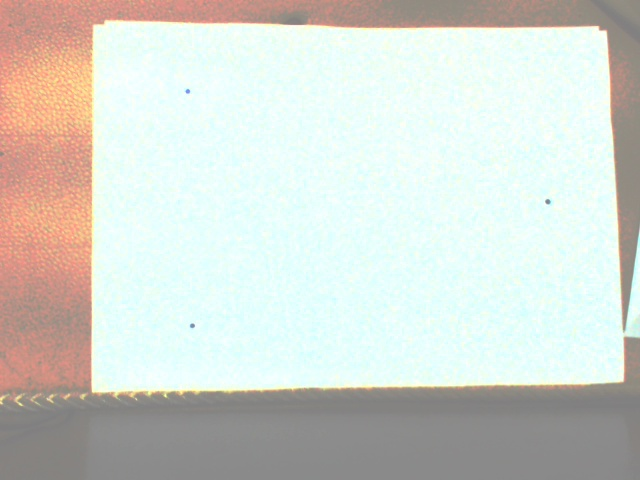
#> input picture InternshipProject/Image/FinalProject/img3.jpg, 640 x 480 px
$ python ofind.py
#> lines starting #> are read from the running program, lines starting #| are printed output that depends on the picture; after the words box and inside, x2 and y2 are one past the last pixel; in counts of white or black regions, pixels touching at a corner belong together
import numpy as np
import cv2

kernel_301 = np.ones((1,40),np.uint8)
kernel_401 = np.ones((15,1),np.uint8)
kernel_551 = np.ones((5,5),np.uint8)
kernel_201 = np.ones((3,20),np.uint8)

img = cv2.imread('img3.jpg',0)
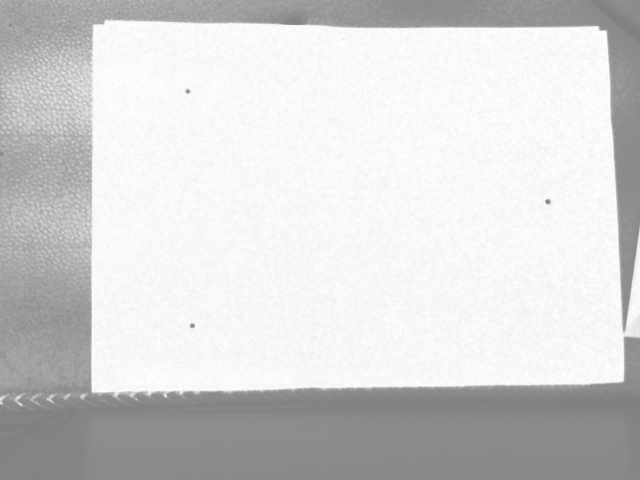
#> img: shape (480, 640); min 127, max 255, mean 211.7
img_blur = cv2.blur(img, (7,7))
mike = cv2.Canny(img_blur, 0,90)
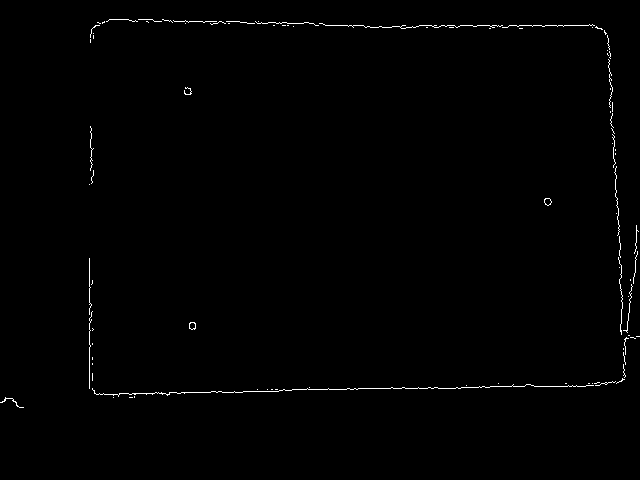
#> mike: shape (480, 640); 0.66% white in thin lines or dots, all inside (x1, y1, x2, y2) = (0, 19, 640, 408)
img = cv2.Canny(img_blur, 0,90)

def dilationmorp_return(img,kernel_40,kernel_20,img2):
    opening_40 = cv2.morphologyEx(img2, cv2.MORPH_OPEN, kernel_40)
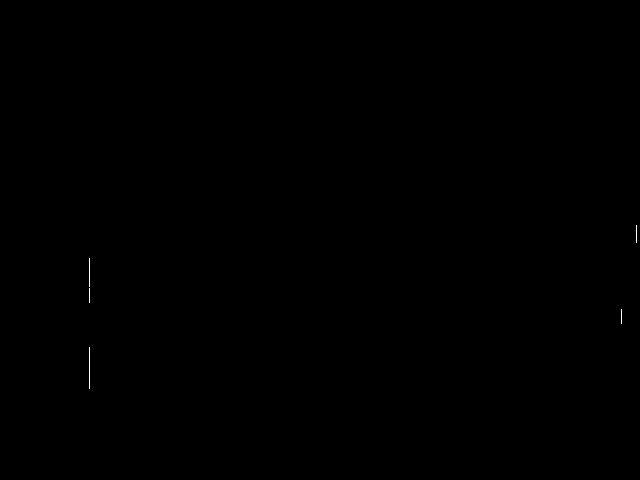
#> opening_40: shape (480, 640); 0.04% white in thin lines or dots, all inside (x1, y1, x2, y2) = (89, 225, 637, 389)
    dilation = cv2.morphologyEx(opening_40, cv2.MORPH_DILATE, kernel_20)
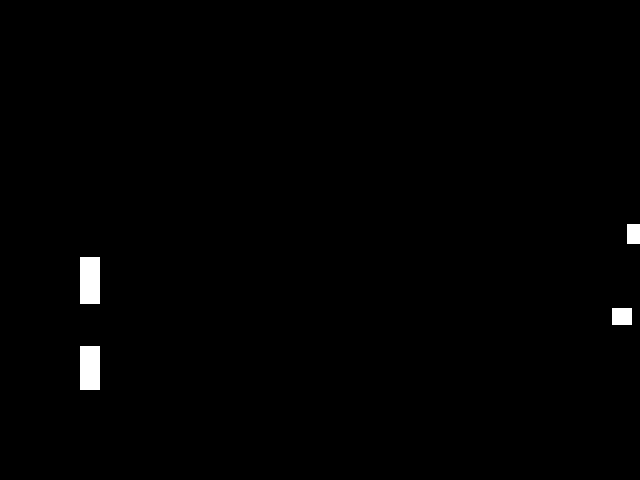
#> dilation: shape (480, 640); 0.79% white; 4 white regions, box (x1, y1, x2, y2) and area: (80, 257, 100, 304) 940, (80, 346, 100, 390) 880, (612, 308, 632, 325) 340, (627, 224, 640, 244) 260
    for i in range (100):
        opening_40 = cv2.morphologyEx(dilation, cv2.MORPH_OPEN, kernel_20)
        dilation=cv2.bitwise_and(dilation,img)
#> this loop made 100 passes
#> pass 1, in dilationmorp_return, `opening_40 = cv2.morphologyEx(dilation, cv2.MORPH_OPEN, kernel_20)`:
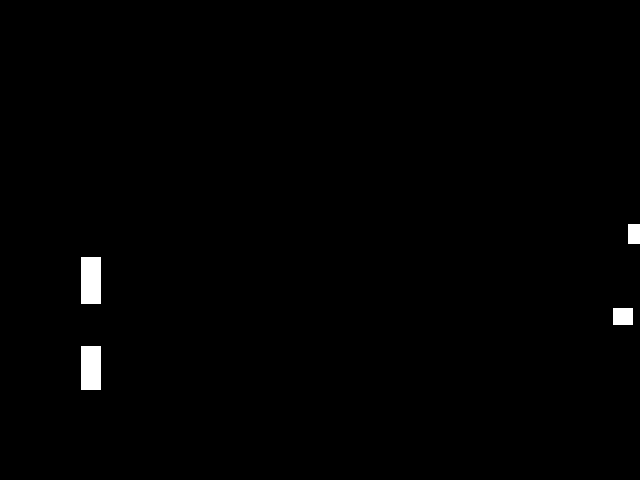
#> opening_40: shape (480, 640); 0.78% white; 4 white regions, box (x1, y1, x2, y2) and area: (81, 257, 101, 304) 940, (81, 346, 101, 390) 880, (613, 308, 633, 325) 340, (628, 224, 640, 244) 240
    dilation_morp = cv2.bitwise_xor(dilation,img2)
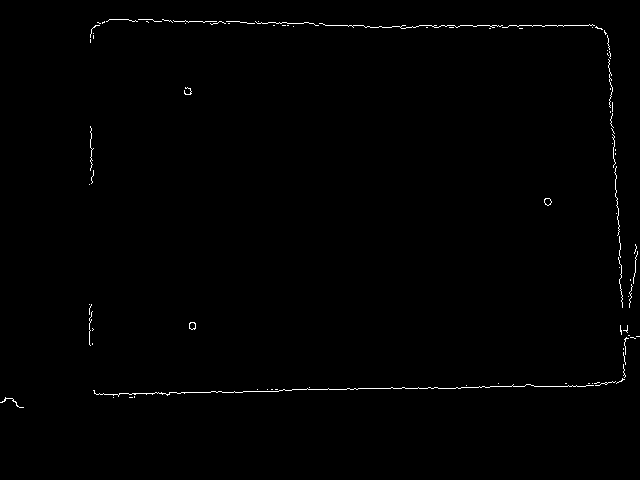
#> dilation_morp: shape (480, 640); 0.61% white in thin lines or dots, all inside (x1, y1, x2, y2) = (0, 19, 640, 408)
    return dilation_morp


pic1=dilationmorp_return(img,kernel_401,kernel_201,img)
# pic2=dilationmorp_return(img,kernel_301,kernel_201,pic1)

x , y = img.shape[:3]
#> x = 480; y = 640
mask  = np.zeros((x+2,y+2),np.uint8)
cv2.floodFill(img,mask,(0,255),255);
#> img: shape (480, 640); 100% white; 3 black regions (1 under 20 px), largest, box (x1, y1, x2, y2) and area: (545, 199, 551, 205) 27, (190, 323, 195, 329) 25
img_flodfill = cv2.bitwise_not(img)
print (img_flodfill)
#> (printed output is left out)
# [15 lines of commented-out code are left out]
cv2.imshow("asdasdds",pic1)
cv2.imshow('floodfill',img_flodfill)
cv2.imshow("image",img)
# cv2.imshow("ASD",mike)
cv2.waitKey(0)

$ run again, with InternshipProject/Image/FinalProject/img1.jpg copied over InternshipProject/Image/FinalProject/img3.jpg
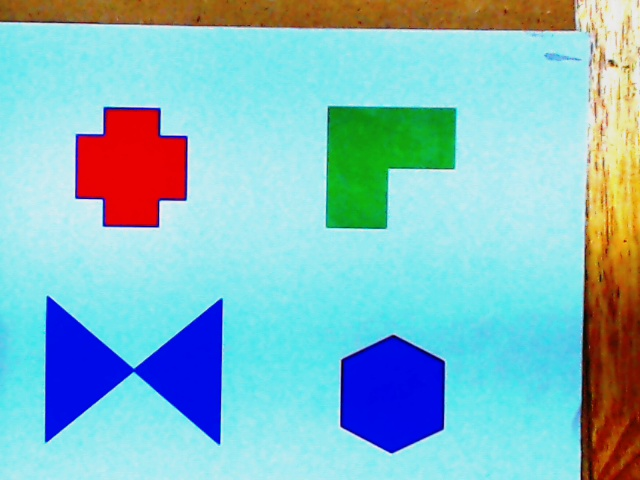
#> input picture InternshipProject/Image/FinalProject/img1.jpg, 640 x 480 px
#> `mike = cv2.Canny(img_blur, 0,90)`:
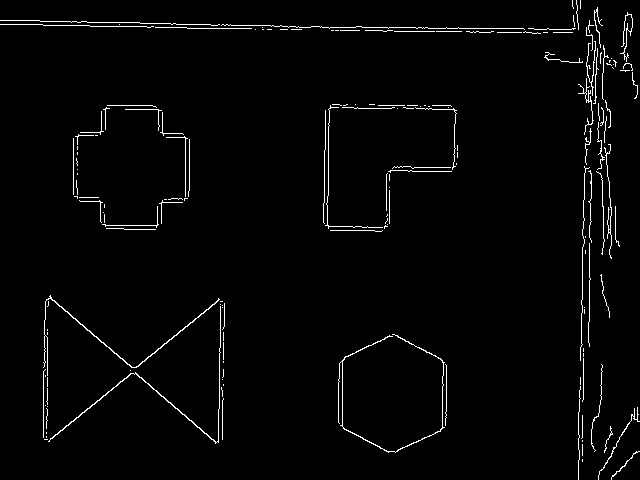
#> mike: shape (480, 640); 2.2% white in thin lines or dots
#> dilation_morp: shape (480, 640); 1.2% white in thin lines or dots
#> `cv2.floodFill(img,mask,(0,255),255);`:
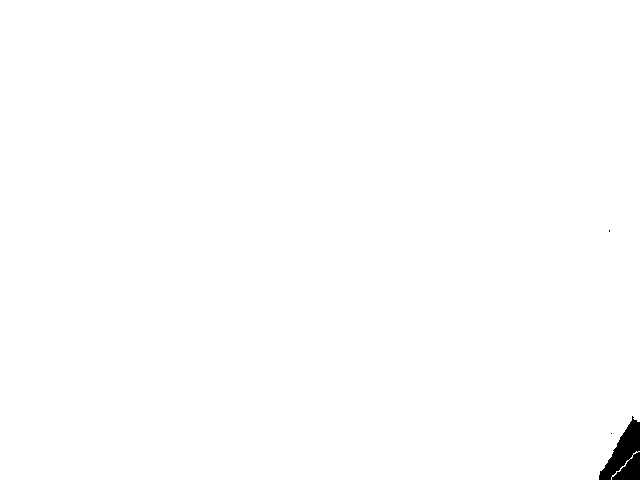
#> img: shape (480, 640); 99.5% white; 3 black regions (2 under 20 px), largest, box (x1, y1, x2, y2) and area: (599, 416, 640, 480) 1491
#> (printed output is left out)
